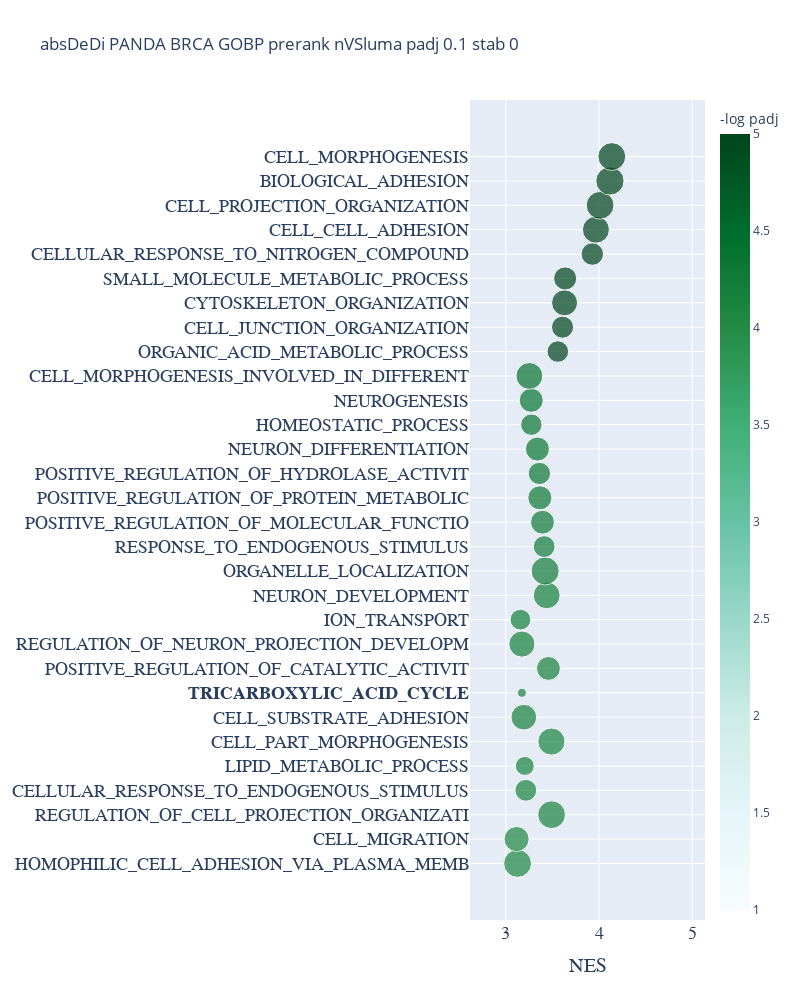
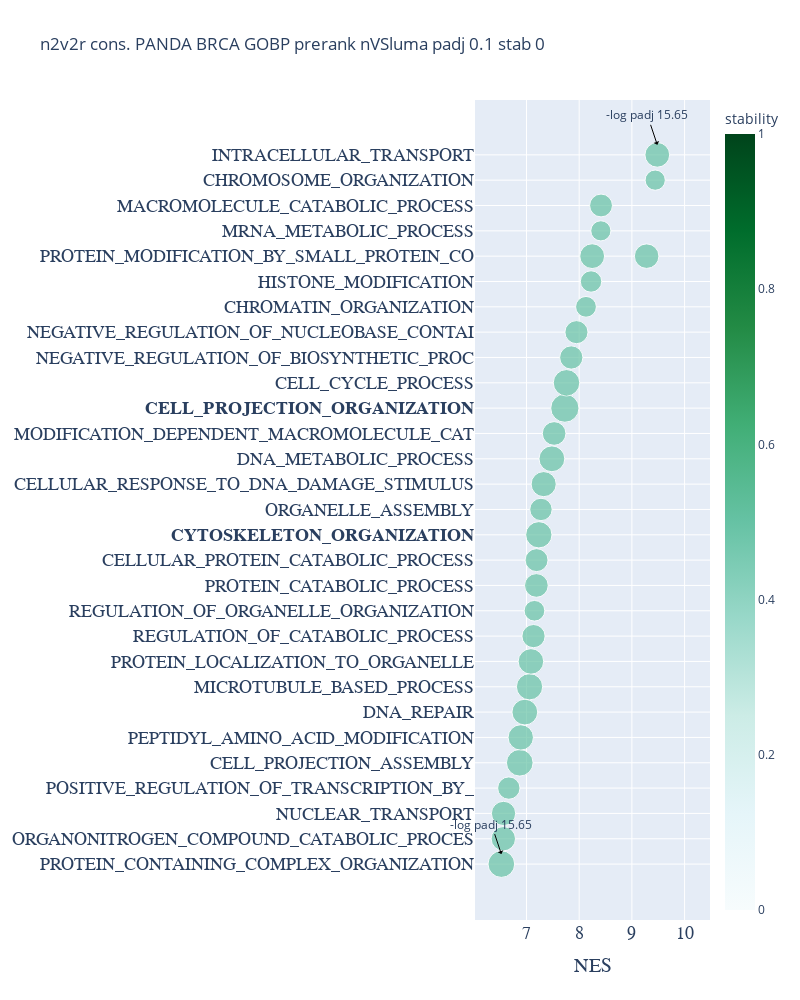
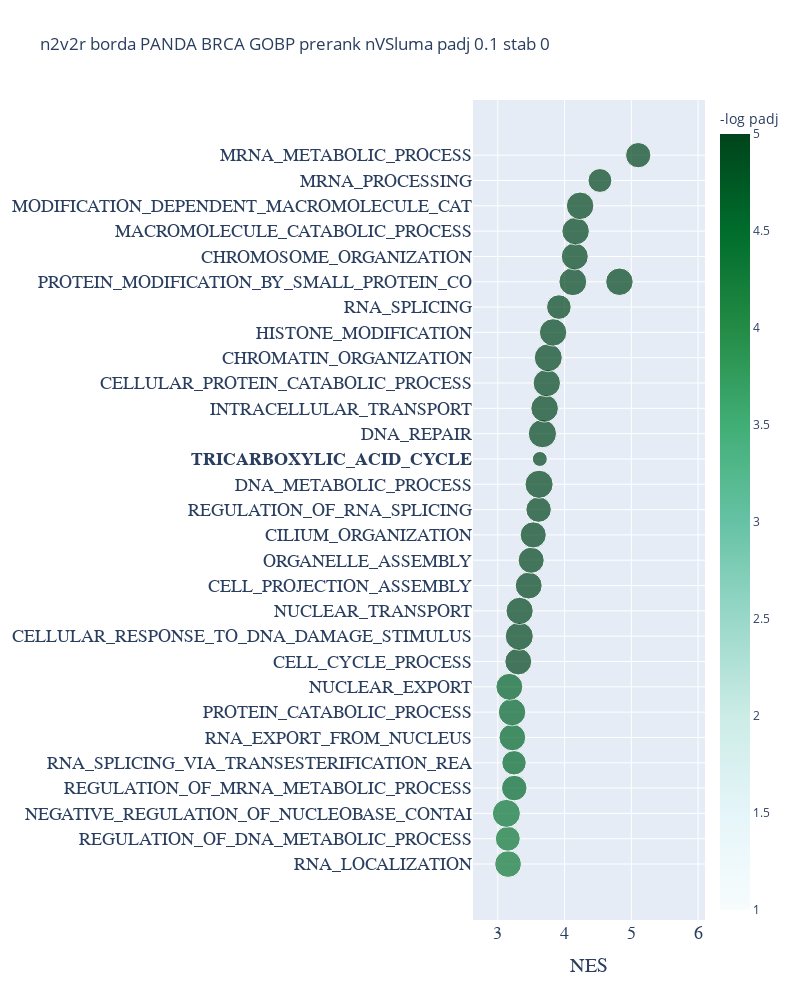

The code cell stored with these charts, in order, in its notebook:
### Code cell
from node2vec2rank.post_utils import plot_gseapy_prerank 

stability_cutoff = 0
padj_cutoff = 0.1

save_directory = '../results/results_gsea/' + gsea_exp_parent_folder_name

if do_kegg:
    title = network_inf_method+ " " +  tissue +  " KEGG prerank " + target + " padj " + str(padj_cutoff) + " stab " + str(stability_cutoff)
    to_bold_from_dedi=plot_gseapy_prerank(absDeDi_pre_KEGG_pd, has_stability=False, characters_trim=40, trim_first_num_characters=5, padj_cutoff=padj_cutoff, stability_cutoff=stability_cutoff, plot=False)['pathway'].values
    to_bold_from_n2v2r_borda=plot_gseapy_prerank(n2v2r_borda_pre_KEGG_pd, has_stability=False, characters_trim=40,trim_first_num_characters=5, padj_cutoff=padj_cutoff, stability_cutoff=stability_cutoff, output_dir=save_directory,plot=False)['pathway'].values


    plot_gseapy_prerank(absDeDi_pre_KEGG_pd, has_stability=False, characters_trim=40, trim_first_num_characters=5, padj_cutoff=padj_cutoff, stability_cutoff=stability_cutoff, title="absDeDi " +title, output_dir=save_directory,to_bold=to_bold_from_n2v2r_borda)

    plot_gseapy_prerank(n2v2r_consensus_pre_KEGG_pd, has_stability=True, characters_trim=40,trim_first_num_characters=5, padj_cutoff=padj_cutoff, stability_cutoff=stability_cutoff, title="n2v2r cons. " +title, output_dir=save_directory,to_bold=to_bold_from_dedi)
    plot_gseapy_prerank(n2v2r_borda_pre_KEGG_pd, has_stability=False, characters_trim=40,trim_first_num_characters=5, padj_cutoff=padj_cutoff, stability_cutoff=stability_cutoff, title="n2v2r borda " +title, output_dir=save_directory,to_bold=to_bold_from_dedi)

if do_gobp:
    title = network_inf_method+ " " +  tissue +  " GOBP prerank " + target + " padj " + str(padj_cutoff) + " stab " + str(stability_cutoff)
    to_bold_from_dedi=plot_gseapy_prerank(absDeDi_pre_GOBP_pd, has_stability=False, characters_trim=40,trim_first_num_characters=5, padj_cutoff=padj_cutoff, stability_cutoff=stability_cutoff, plot=False)['pathway'].values
    to_bold_from_n2v2r_borda=plot_gseapy_prerank(n2v2r_borda_pre_GOBP_pd, has_stability=False, characters_trim=40,trim_first_num_characters=5, padj_cutoff=padj_cutoff, stability_cutoff=stability_cutoff, output_dir=save_directory,plot=False)['pathway'].values


    plot_gseapy_prerank(absDeDi_pre_GOBP_pd, has_stability=False, characters_trim=40,trim_first_num_characters=5, padj_cutoff=padj_cutoff, stability_cutoff=stability_cutoff, title="absDeDi " +title, output_dir=save_directory,to_bold=to_bold_from_n2v2r_borda)

    plot_gseapy_prerank(n2v2r_consensus_pre_GOBP_pd, has_stability=True, characters_trim=40,trim_first_num_characters=5, padj_cutoff=padj_cutoff, stability_cutoff=stability_cutoff, title="n2v2r cons. " +title, output_dir=save_directory,to_bold=to_bold_from_dedi)
    plot_gseapy_prerank(n2v2r_borda_pre_GOBP_pd, has_stability=False, characters_trim=40,trim_first_num_characters=5, padj_cutoff=padj_cutoff, stability_cutoff=stability_cutoff, title="n2v2r borda " +title, output_dir=save_directory,to_bold=to_bold_from_dedi)

if do_reac:
    title = network_inf_method+ " " +  tissue +  " REAC prerank " + target + " padj " + str(padj_cutoff) + " stab " + str(stability_cutoff)
    to_bold_from_dedi=plot_gseapy_prerank(absDeDi_pre_REAC_pd, has_stability=False, characters_trim=40,trim_first_num_characters=9, padj_cutoff=padj_cutoff, stability_cutoff=stability_cutoff, plot=False)['pathway'].values
    to_bold_from_n2v2r_borda=plot_gseapy_prerank(n2v2r_borda_pre_REAC_pd, has_stability=False, characters_trim=40,trim_first_num_characters=9, padj_cutoff=padj_cutoff, stability_cutoff=stability_cutoff, output_dir=save_directory,plot=False)['pathway'].values


    plot_gseapy_prerank(absDeDi_pre_REAC_pd, has_stability=False, characters_trim=40,trim_first_num_characters=9, padj_cutoff=padj_cutoff, stability_cutoff=stability_cutoff, title="absDeDi " +title, output_dir=save_directory,to_bold=to_bold_from_n2v2r_borda)

    plot_gseapy_prerank(n2v2r_consensus_pre_REAC_pd, has_stability=True, characters_trim=40,trim_first_num_characters=9, padj_cutoff=padj_cutoff, stability_cutoff=stability_cutoff, title="n2v2r cons. " +title, output_dir=save_directory,to_bold=to_bold_from_dedi)
    plot_gseapy_prerank(n2v2r_borda_pre_REAC_pd, has_stability=False, characters_trim=40,trim_first_num_characters=9, padj_cutoff=padj_cutoff, stability_cutoff=stability_cutoff, title="n2v2r borda " +title, output_dir=save_directory,to_bold=to_bold_from_dedi)

if do_immune:
    title = network_inf_method+ " " +  tissue +  " IMMUNE prerank " + target + " padj " + str(padj_cutoff) + " stab " + str(stability_cutoff)
    to_bold_from_dedi=plot_gseapy_prerank(absDeDi_pre_IMMUNE_pd, has_stability=False, characters_trim=40,trim_first_num_characters=9, padj_cutoff=padj_cutoff, stability_cutoff=stability_cutoff, plot=False)['pathway'].values
    to_bold_from_n2v2r_borda=plot_gseapy_prerank(n2v2r_borda_pre_IMMUNE_pd, has_stability=False,trim_first_num_characters=9, characters_trim=40, padj_cutoff=padj_cutoff, stability_cutoff=stability_cutoff, output_dir=save_directory,plot=False)['pathway'].values


    plot_gseapy_prerank(absDeDi_pre_IMMUNE_pd, has_stability=False, characters_trim=40,trim_first_num_characters=9, padj_cutoff=padj_cutoff, stability_cutoff=stability_cutoff, title="absDeDi " +title, output_dir=save_directory,to_bold=to_bold_from_n2v2r_borda)

    plot_gseapy_prerank(n2v2r_consensus_pre_IMMUNE_pd, has_stability=True, characters_trim=40,trim_first_num_characters=9, padj_cutoff=padj_cutoff, stability_cutoff=stability_cutoff, title="n2v2r cons. " +title, output_dir=save_directory,to_bold=to_bold_from_dedi)
    plot_gseapy_prerank(n2v2r_borda_pre_IMMUNE_pd, has_stability=False, characters_trim=40,trim_first_num_characters=9,padj_cutoff=padj_cutoff, stability_cutoff=stability_cutoff, title="n2v2r borda " +title, output_dir=save_directory,to_bold=to_bold_from_dedi)

### Figure 1 — Plotly figure (JSON) as saved in the notebook; plotly's stock layout.template omitted (floating-point values rounded to 4 significant figures)
{"data": [{"hovertemplate": "NES=%{x}<br>pathway=%{y}<br>overlap=%{marker.size}<br>-log padj=%{marker.color}<extra></extra>", "legendgroup": "", "marker": {"color": [4.08, 4.09, 4.11, 4.12, 4.14, 4.14, 4.16, 4.17, 4.17, 4.19, 4.2, 4.2, 4.23, 4.26, 4.28, 4.31, 4.33, 4.35, 4.37, 4.39, 4.41, 15.65, 15.65, 15.65, 15.65, 15.65, 15.65, 15.65, 15.65, 15.65], "coloraxis": "coloraxis", "size": [51.74, 41.92, 51.55, 31.7, 24.12, 49.16, 44.07, 5.42, 38.13, 45.62, 28.75, 48.11, 52.62, 31.71, 38.05, 38.75, 33.09, 38.57, 30.63, 38.57, 48.11, 31.01, 32.56, 45.03, 35.65, 33.72, 48.6, 51.55, 53.41, 51.74], "sizemode": "area", "sizeref": 0.1335, "symbol": "circle"}, "mode": "markers", "name": "", "orientation": "h", "showlegend": false, "type": "scatter", "x": [3.126, 3.115, 3.491, 3.215, 3.204, 3.489, 3.193, 3.173, 3.457, 3.172, 3.157, 3.438, 3.422, 3.411, 3.393, 3.365, 3.36, 3.339, 3.274, 3.273, 3.253, 3.558, 3.608, 3.63, 3.637, 3.928, 3.967, 4.012, 4.117, 4.137], "xaxis": "x", "y": ["HOMOPHILIC_CELL_ADHESION_VIA_PLASMA_MEMB", "CELL_MIGRATION", "REGULATION_OF_CELL_PROJECTION_ORGANIZATI", "CELLULAR_RESPONSE_TO_ENDOGENOUS_STIMULUS", "LIPID_METABOLIC_PROCESS", "CELL_PART_MORPHOGENESIS", "CELL_SUBSTRATE_ADHESION", "TRICARBOXYLIC_ACID_CYCLE", "POSITIVE_REGULATION_OF_CATALYTIC_ACTIVIT", "REGULATION_OF_NEURON_PROJECTION_DEVELOPM", "ION_TRANSPORT", "NEURON_DEVELOPMENT", "ORGANELLE_LOCALIZATION", "RESPONSE_TO_ENDOGENOUS_STIMULUS", "POSITIVE_REGULATION_OF_MOLECULAR_FUNCTIO", "POSITIVE_REGULATION_OF_PROTEIN_METABOLIC", "POSITIVE_REGULATION_OF_HYDROLASE_ACTIVIT", "NEURON_DIFFERENTIATION", "HOMEOSTATIC_PROCESS", "NEUROGENESIS", "CELL_MORPHOGENESIS_INVOLVED_IN_DIFFERENT", "ORGANIC_ACID_METABOLIC_PROCESS", "CELL_JUNCTION_ORGANIZATION", "CYTOSKELETON_ORGANIZATION", "SMALL_MOLECULE_METABOLIC_PROCESS", "CELLULAR_RESPONSE_TO_NITROGEN_COMPOUND", "CELL_CELL_ADHESION", "CELL_PROJECTION_ORGANIZATION", "BIOLOGICAL_ADHESION", "CELL_MORPHOGENESIS"], "yaxis": "y"}], "layout": {"autosize": true, "coloraxis": {"cmax": 5, "cmin": 1, "colorbar": {"title": {"text": "-log padj"}}, "colorscale": [[0, "rgb(247,252,253)"], [0.125, "rgb(229,245,249)"], [0.25, "rgb(204,236,230)"], [0.375, "rgb(153,216,201)"], [0.5, "rgb(102,194,164)"], [0.625, "rgb(65,174,118)"], [0.75, "rgb(35,139,69)"], [0.875, "rgb(0,109,44)"], [1, "rgb(0,68,27)"]]}, "height": 1000, "legend": {"itemsizing": "constant", "tracegroupgap": 0}, "title": {"text": "absDeDi PANDA BRCA GOBP prerank nVSluma padj 0.1 stab 0"}, "width": 800, "xaxis": {"anchor": "y", "domain": [0, 1], "range": [2.615, 5.137], "tickfont": {"family": "Arial", "size": 18}, "title": {"font": {"family": "Arial", "size": 20}, "text": "NES"}}, "yaxis": {"anchor": "x", "domain": [0, 1], "tickfont": {"family": "Arial", "size": 18}, "ticktext": ["HOMOPHILIC_CELL_ADHESION_VIA_PLASMA_MEMB", "CELL_MIGRATION", "REGULATION_OF_CELL_PROJECTION_ORGANIZATI", "CELLULAR_RESPONSE_TO_ENDOGENOUS_STIMULUS", "LIPID_METABOLIC_PROCESS", "CELL_PART_MORPHOGENESIS", "CELL_SUBSTRATE_ADHESION", "<b>TRICARBOXYLIC_ACID_CYCLE</b>", "POSITIVE_REGULATION_OF_CATALYTIC_ACTIVIT", "REGULATION_OF_NEURON_PROJECTION_DEVELOPM", "ION_TRANSPORT", "NEURON_DEVELOPMENT", "ORGANELLE_LOCALIZATION", "RESPONSE_TO_ENDOGENOUS_STIMULUS", "POSITIVE_REGULATION_OF_MOLECULAR_FUNCTIO", "POSITIVE_REGULATION_OF_PROTEIN_METABOLIC", "POSITIVE_REGULATION_OF_HYDROLASE_ACTIVIT", "NEURON_DIFFERENTIATION", "HOMEOSTATIC_PROCESS", "NEUROGENESIS", "CELL_MORPHOGENESIS_INVOLVED_IN_DIFFERENT", "ORGANIC_ACID_METABOLIC_PROCESS", "CELL_JUNCTION_ORGANIZATION", "CYTOSKELETON_ORGANIZATION", "SMALL_MOLECULE_METABOLIC_PROCESS", "CELLULAR_RESPONSE_TO_NITROGEN_COMPOUND", "CELL_CELL_ADHESION", "CELL_PROJECTION_ORGANIZATION", "BIOLOGICAL_ADHESION", "CELL_MORPHOGENESIS"], "tickvals": ["HOMOPHILIC_CELL_ADHESION_VIA_PLASMA_MEMB", "CELL_MIGRATION", "REGULATION_OF_CELL_PROJECTION_ORGANIZATI", "CELLULAR_RESPONSE_TO_ENDOGENOUS_STIMULUS", "LIPID_METABOLIC_PROCESS", "CELL_PART_MORPHOGENESIS", "CELL_SUBSTRATE_ADHESION", "TRICARBOXYLIC_ACID_CYCLE", "POSITIVE_REGULATION_OF_CATALYTIC_ACTIVIT", "REGULATION_OF_NEURON_PROJECTION_DEVELOPM", "ION_TRANSPORT", "NEURON_DEVELOPMENT", "ORGANELLE_LOCALIZATION", "RESPONSE_TO_ENDOGENOUS_STIMULUS", "POSITIVE_REGULATION_OF_MOLECULAR_FUNCTIO", "POSITIVE_REGULATION_OF_PROTEIN_METABOLIC", "POSITIVE_REGULATION_OF_HYDROLASE_ACTIVIT", "NEURON_DIFFERENTIATION", "HOMEOSTATIC_PROCESS", "NEUROGENESIS", "CELL_MORPHOGENESIS_INVOLVED_IN_DIFFERENT", "ORGANIC_ACID_METABOLIC_PROCESS", "CELL_JUNCTION_ORGANIZATION", "CYTOSKELETON_ORGANIZATION", "SMALL_MOLECULE_METABOLIC_PROCESS", "CELLULAR_RESPONSE_TO_NITROGEN_COMPOUND", "CELL_CELL_ADHESION", "CELL_PROJECTION_ORGANIZATION", "BIOLOGICAL_ADHESION", "CELL_MORPHOGENESIS"], "title": {"font": {"family": "Arial", "size": 20}}}}}

### Figure 2 — Plotly figure (JSON) as saved in the notebook; plotly's stock layout.template omitted (floating-point values rounded to 4 significant figures)
{"data": [{"hovertemplate": "NES=%{x}<br>pathway=%{y}<br>overlap=%{marker.size}<br>stability=%{marker.color}<extra></extra>", "legendgroup": "", "marker": {"color": [0.5, 0.5, 0.5, 0.5, 0.5, 0.5, 0.5, 0.5, 0.5, 0.5, 0.5, 0.5, 0.5, 0.5, 0.5, 0.5, 0.5, 0.5, 0.5, 0.5, 0.5, 0.5, 0.5, 0.5, 0.5, 0.5, 0.5, 0.5, 0.5, 0.5], "coloraxis": "coloraxis", "size": [42.99, 35.88, 35.51, 30.18, 42.9, 38.9, 40.14, 41.68, 39.39, 32.54, 25.76, 33.86, 31.78, 41.8, 30.35, 38.08, 40.27, 33.76, 48.29, 42.48, 32.66, 32.16, 26.05, 27.67, 37.12, 24.52, 31.51, 36.35, 24.72, 36.97], "sizemode": "area", "sizeref": 0.1207, "symbol": "circle"}, "mode": "markers", "name": "", "orientation": "h", "showlegend": false, "type": "scatter", "x": [6.523, 6.561, 6.565, 6.665, 6.872, 6.891, 6.969, 7.058, 7.084, 7.134, 7.152, 7.188, 7.191, 7.234, 7.275, 7.326, 7.482, 7.525, 7.728, 7.759, 7.85, 7.948, 8.129, 8.225, 8.247, 8.411, 8.415, 9.28, 9.442, 9.482], "xaxis": "x", "y": ["PROTEIN_CONTAINING_COMPLEX_ORGANIZATION", "ORGANONITROGEN_COMPOUND_CATABOLIC_PROCES", "NUCLEAR_TRANSPORT", "POSITIVE_REGULATION_OF_TRANSCRIPTION_BY_", "CELL_PROJECTION_ASSEMBLY", "PEPTIDYL_AMINO_ACID_MODIFICATION", "DNA_REPAIR", "MICROTUBULE_BASED_PROCESS", "PROTEIN_LOCALIZATION_TO_ORGANELLE", "REGULATION_OF_CATABOLIC_PROCESS", "REGULATION_OF_ORGANELLE_ORGANIZATION", "PROTEIN_CATABOLIC_PROCESS", "CELLULAR_PROTEIN_CATABOLIC_PROCESS", "CYTOSKELETON_ORGANIZATION", "ORGANELLE_ASSEMBLY", "CELLULAR_RESPONSE_TO_DNA_DAMAGE_STIMULUS", "DNA_METABOLIC_PROCESS", "MODIFICATION_DEPENDENT_MACROMOLECULE_CAT", "CELL_PROJECTION_ORGANIZATION", "CELL_CYCLE_PROCESS", "NEGATIVE_REGULATION_OF_BIOSYNTHETIC_PROC", "NEGATIVE_REGULATION_OF_NUCLEOBASE_CONTAI", "CHROMATIN_ORGANIZATION", "HISTONE_MODIFICATION", "PROTEIN_MODIFICATION_BY_SMALL_PROTEIN_CO", "MRNA_METABOLIC_PROCESS", "MACROMOLECULE_CATABOLIC_PROCESS", "PROTEIN_MODIFICATION_BY_SMALL_PROTEIN_CO", "CHROMOSOME_ORGANIZATION", "INTRACELLULAR_TRANSPORT"], "yaxis": "y"}], "layout": {"annotations": [{"arrowcolor": "black", "arrowhead": 1, "arrowwidth": 1, "showarrow": true, "text": "-log padj 15.65", "x": 9.482, "y": "INTRACELLULAR_TRANSPORT", "yshift": 10}, {"arrowcolor": "black", "arrowhead": 1, "arrowwidth": 1, "showarrow": true, "text": "-log padj 15.65", "x": 6.523, "y": "PROTEIN_CONTAINING_COMPLEX_ORGANIZATION", "yshift": 10}], "autosize": true, "coloraxis": {"cmax": 1, "cmin": 0, "colorbar": {"title": {"text": "stability"}}, "colorscale": [[0, "rgb(247,252,253)"], [0.125, "rgb(229,245,249)"], [0.25, "rgb(204,236,230)"], [0.375, "rgb(153,216,201)"], [0.5, "rgb(102,194,164)"], [0.625, "rgb(65,174,118)"], [0.75, "rgb(35,139,69)"], [0.875, "rgb(0,109,44)"], [1, "rgb(0,68,27)"]]}, "height": 1000, "legend": {"itemsizing": "constant", "tracegroupgap": 0}, "title": {"text": "n2v2r cons. PANDA BRCA GOBP prerank nVSluma padj 0.1 stab 0"}, "width": 800, "xaxis": {"anchor": "y", "domain": [0, 1], "range": [6.023, 10.48], "tickfont": {"family": "Arial", "size": 18}, "title": {"font": {"family": "Arial", "size": 20}, "text": "NES"}}, "yaxis": {"anchor": "x", "domain": [0, 1], "tickfont": {"family": "Arial", "size": 18}, "ticktext": ["PROTEIN_CONTAINING_COMPLEX_ORGANIZATION", "ORGANONITROGEN_COMPOUND_CATABOLIC_PROCES", "NUCLEAR_TRANSPORT", "POSITIVE_REGULATION_OF_TRANSCRIPTION_BY_", "CELL_PROJECTION_ASSEMBLY", "PEPTIDYL_AMINO_ACID_MODIFICATION", "DNA_REPAIR", "MICROTUBULE_BASED_PROCESS", "PROTEIN_LOCALIZATION_TO_ORGANELLE", "REGULATION_OF_CATABOLIC_PROCESS", "REGULATION_OF_ORGANELLE_ORGANIZATION", "PROTEIN_CATABOLIC_PROCESS", "CELLULAR_PROTEIN_CATABOLIC_PROCESS", "<b>CYTOSKELETON_ORGANIZATION</b>", "ORGANELLE_ASSEMBLY", "CELLULAR_RESPONSE_TO_DNA_DAMAGE_STIMULUS", "DNA_METABOLIC_PROCESS", "MODIFICATION_DEPENDENT_MACROMOLECULE_CAT", "<b>CELL_PROJECTION_ORGANIZATION</b>", "CELL_CYCLE_PROCESS", "NEGATIVE_REGULATION_OF_BIOSYNTHETIC_PROC", "NEGATIVE_REGULATION_OF_NUCLEOBASE_CONTAI", "CHROMATIN_ORGANIZATION", "HISTONE_MODIFICATION", "PROTEIN_MODIFICATION_BY_SMALL_PROTEIN_CO", "MRNA_METABOLIC_PROCESS", "MACROMOLECULE_CATABOLIC_PROCESS", "PROTEIN_MODIFICATION_BY_SMALL_PROTEIN_CO", "CHROMOSOME_ORGANIZATION", "INTRACELLULAR_TRANSPORT"], "tickvals": ["PROTEIN_CONTAINING_COMPLEX_ORGANIZATION", "ORGANONITROGEN_COMPOUND_CATABOLIC_PROCES", "NUCLEAR_TRANSPORT", "POSITIVE_REGULATION_OF_TRANSCRIPTION_BY_", "CELL_PROJECTION_ASSEMBLY", "PEPTIDYL_AMINO_ACID_MODIFICATION", "DNA_REPAIR", "MICROTUBULE_BASED_PROCESS", "PROTEIN_LOCALIZATION_TO_ORGANELLE", "REGULATION_OF_CATABOLIC_PROCESS", "REGULATION_OF_ORGANELLE_ORGANIZATION", "PROTEIN_CATABOLIC_PROCESS", "CELLULAR_PROTEIN_CATABOLIC_PROCESS", "CYTOSKELETON_ORGANIZATION", "ORGANELLE_ASSEMBLY", "CELLULAR_RESPONSE_TO_DNA_DAMAGE_STIMULUS", "DNA_METABOLIC_PROCESS", "MODIFICATION_DEPENDENT_MACROMOLECULE_CAT", "CELL_PROJECTION_ORGANIZATION", "CELL_CYCLE_PROCESS", "NEGATIVE_REGULATION_OF_BIOSYNTHETIC_PROC", "NEGATIVE_REGULATION_OF_NUCLEOBASE_CONTAI", "CHROMATIN_ORGANIZATION", "HISTONE_MODIFICATION", "PROTEIN_MODIFICATION_BY_SMALL_PROTEIN_CO", "MRNA_METABOLIC_PROCESS", "MACROMOLECULE_CATABOLIC_PROCESS", "PROTEIN_MODIFICATION_BY_SMALL_PROTEIN_CO", "CHROMOSOME_ORGANIZATION", "INTRACELLULAR_TRANSPORT"], "title": {"font": {"family": "Arial", "size": 20}}}}}

### Figure 3 — Plotly figure (JSON) as saved in the notebook; plotly's stock layout.template omitted (floating-point values rounded to 4 significant figures)
{"data": [{"hovertemplate": "NES=%{x}<br>pathway=%{y}<br>overlap=%{marker.size}<br>-log padj=%{marker.color}<extra></extra>", "legendgroup": "", "marker": {"color": [4.35, 4.37, 4.38, 4.57, 4.58, 4.6, 4.62, 4.64, 15.65, 15.65, 15.65, 15.65, 15.65, 15.65, 15.65, 15.65, 15.65, 15.65, 15.65, 15.65, 15.65, 15.65, 15.65, 15.65, 15.65, 15.65, 15.65, 15.65, 15.65, 15.65], "coloraxis": "coloraxis", "size": [51.86, 45.06, 56.92, 47.23, 43.3, 51.73, 54.74, 52.45, 52.3, 56.97, 53.72, 52.39, 49.29, 49.47, 47, 57.27, 16.25, 57.78, 55.13, 54.31, 56.73, 54.41, 43.87, 56.15, 52.73, 54.74, 54.87, 41.24, 54.73, 46.41], "sizemode": "area", "sizeref": 0.1444, "symbol": "circle"}, "mode": "markers", "name": "", "orientation": "h", "showlegend": false, "type": "scatter", "x": [3.153, 3.149, 3.128, 3.246, 3.243, 3.218, 3.214, 3.173, 3.306, 3.321, 3.326, 3.462, 3.499, 3.53, 3.611, 3.618, 3.629, 3.668, 3.701, 3.734, 3.756, 3.828, 3.915, 4.124, 4.153, 4.165, 4.233, 4.53, 4.822, 5.103], "xaxis": "x", "y": ["RNA_LOCALIZATION", "REGULATION_OF_DNA_METABOLIC_PROCESS", "NEGATIVE_REGULATION_OF_NUCLEOBASE_CONTAI", "REGULATION_OF_MRNA_METABOLIC_PROCESS", "RNA_SPLICING_VIA_TRANSESTERIFICATION_REA", "RNA_EXPORT_FROM_NUCLEUS", "PROTEIN_CATABOLIC_PROCESS", "NUCLEAR_EXPORT", "CELL_CYCLE_PROCESS", "CELLULAR_RESPONSE_TO_DNA_DAMAGE_STIMULUS", "NUCLEAR_TRANSPORT", "CELL_PROJECTION_ASSEMBLY", "ORGANELLE_ASSEMBLY", "CILIUM_ORGANIZATION", "REGULATION_OF_RNA_SPLICING", "DNA_METABOLIC_PROCESS", "TRICARBOXYLIC_ACID_CYCLE", "DNA_REPAIR", "INTRACELLULAR_TRANSPORT", "CELLULAR_PROTEIN_CATABOLIC_PROCESS", "CHROMATIN_ORGANIZATION", "HISTONE_MODIFICATION", "RNA_SPLICING", "PROTEIN_MODIFICATION_BY_SMALL_PROTEIN_CO", "CHROMOSOME_ORGANIZATION", "MACROMOLECULE_CATABOLIC_PROCESS", "MODIFICATION_DEPENDENT_MACROMOLECULE_CAT", "MRNA_PROCESSING", "PROTEIN_MODIFICATION_BY_SMALL_PROTEIN_CO", "MRNA_METABOLIC_PROCESS"], "yaxis": "y"}], "layout": {"autosize": true, "coloraxis": {"cmax": 5, "cmin": 1, "colorbar": {"title": {"text": "-log padj"}}, "colorscale": [[0, "rgb(247,252,253)"], [0.125, "rgb(229,245,249)"], [0.25, "rgb(204,236,230)"], [0.375, "rgb(153,216,201)"], [0.5, "rgb(102,194,164)"], [0.625, "rgb(65,174,118)"], [0.75, "rgb(35,139,69)"], [0.875, "rgb(0,109,44)"], [1, "rgb(0,68,27)"]]}, "height": 1000, "legend": {"itemsizing": "constant", "tracegroupgap": 0}, "title": {"text": "n2v2r borda PANDA BRCA GOBP prerank nVSluma padj 0.1 stab 0"}, "width": 800, "xaxis": {"anchor": "y", "domain": [0, 1], "range": [2.628, 6.103], "tickfont": {"family": "Arial", "size": 18}, "title": {"font": {"family": "Arial", "size": 20}, "text": "NES"}}, "yaxis": {"anchor": "x", "domain": [0, 1], "tickfont": {"family": "Arial", "size": 18}, "ticktext": ["RNA_LOCALIZATION", "REGULATION_OF_DNA_METABOLIC_PROCESS", "NEGATIVE_REGULATION_OF_NUCLEOBASE_CONTAI", "REGULATION_OF_MRNA_METABOLIC_PROCESS", "RNA_SPLICING_VIA_TRANSESTERIFICATION_REA", "RNA_EXPORT_FROM_NUCLEUS", "PROTEIN_CATABOLIC_PROCESS", "NUCLEAR_EXPORT", "CELL_CYCLE_PROCESS", "CELLULAR_RESPONSE_TO_DNA_DAMAGE_STIMULUS", "NUCLEAR_TRANSPORT", "CELL_PROJECTION_ASSEMBLY", "ORGANELLE_ASSEMBLY", "CILIUM_ORGANIZATION", "REGULATION_OF_RNA_SPLICING", "DNA_METABOLIC_PROCESS", "<b>TRICARBOXYLIC_ACID_CYCLE</b>", "DNA_REPAIR", "INTRACELLULAR_TRANSPORT", "CELLULAR_PROTEIN_CATABOLIC_PROCESS", "CHROMATIN_ORGANIZATION", "HISTONE_MODIFICATION", "RNA_SPLICING", "PROTEIN_MODIFICATION_BY_SMALL_PROTEIN_CO", "CHROMOSOME_ORGANIZATION", "MACROMOLECULE_CATABOLIC_PROCESS", "MODIFICATION_DEPENDENT_MACROMOLECULE_CAT", "MRNA_PROCESSING", "PROTEIN_MODIFICATION_BY_SMALL_PROTEIN_CO", "MRNA_METABOLIC_PROCESS"], "tickvals": ["RNA_LOCALIZATION", "REGULATION_OF_DNA_METABOLIC_PROCESS", "NEGATIVE_REGULATION_OF_NUCLEOBASE_CONTAI", "REGULATION_OF_MRNA_METABOLIC_PROCESS", "RNA_SPLICING_VIA_TRANSESTERIFICATION_REA", "RNA_EXPORT_FROM_NUCLEUS", "PROTEIN_CATABOLIC_PROCESS", "NUCLEAR_EXPORT", "CELL_CYCLE_PROCESS", "CELLULAR_RESPONSE_TO_DNA_DAMAGE_STIMULUS", "NUCLEAR_TRANSPORT", "CELL_PROJECTION_ASSEMBLY", "ORGANELLE_ASSEMBLY", "CILIUM_ORGANIZATION", "REGULATION_OF_RNA_SPLICING", "DNA_METABOLIC_PROCESS", "TRICARBOXYLIC_ACID_CYCLE", "DNA_REPAIR", "INTRACELLULAR_TRANSPORT", "CELLULAR_PROTEIN_CATABOLIC_PROCESS", "CHROMATIN_ORGANIZATION", "HISTONE_MODIFICATION", "RNA_SPLICING", "PROTEIN_MODIFICATION_BY_SMALL_PROTEIN_CO", "CHROMOSOME_ORGANIZATION", "MACROMOLECULE_CATABOLIC_PROCESS", "MODIFICATION_DEPENDENT_MACROMOLECULE_CAT", "MRNA_PROCESSING", "PROTEIN_MODIFICATION_BY_SMALL_PROTEIN_CO", "MRNA_METABOLIC_PROCESS"], "title": {"font": {"family": "Arial", "size": 20}}}}}
